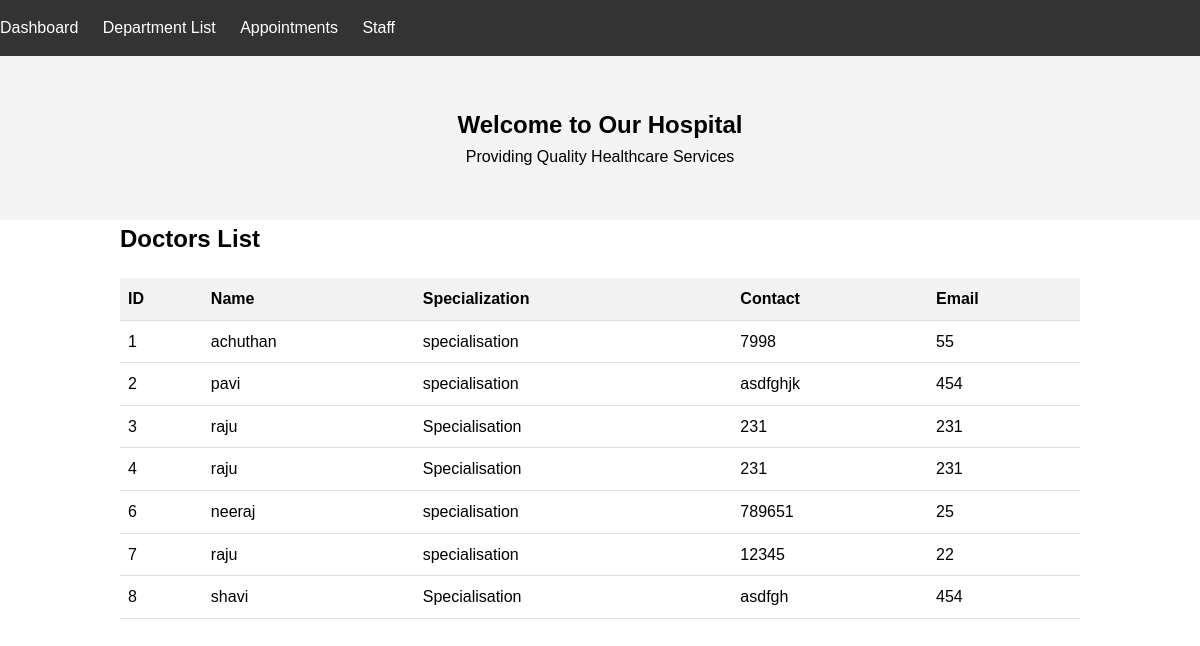
The page /viewdoctors on the database its author committed.
### myapp/models.py (models this page shows, shortened)
class doctorregdb(models.Model):
    doctorname=models.CharField(max_length=100,null=True)
    gender=models.CharField(max_length=100)
    specialisation=models.CharField(max_length=200)
    dob=models.CharField(max_length=200)
    address=models.CharField(max_length=250)
    contact=models.CharField(max_length=200)
    wdays=models.CharField(max_length=200)
    email=models.CharField(max_length=200)
    password=models.CharField(max_length=200)

### myapp/views.py (the view)
# urls.py: path('viewdoctors',views.viewdoctors,name='viewdoctors'),
def viewdoctors(request):
    data = doctorregdb.objects.all()
    return render(request,"view_Doctorlist.html",{"data":data})

### myapp/templates/view_Doctorlist.html (shortened to what this page needs)
<!DOCTYPE html>
<html lang="en">
<head>
</head>
<body>
    <nav>
        <ul>
            <li><a href="#" id="dashboard-link">Dashboard</a></li>
            <li><a href="#" id="patients-link">Department List </a></li>
            <li><a href="{% url 'appointment' %}" id="appointments-link">Appointments</a></li>
            <li><a href="#" id="staff-link">Staff</a></li>
        </ul>
    </nav>
        <header id="home">
            <div class="container">
                <h2>Welcome to Our Hospital</h2>
                <p>Providing Quality Healthcare Services</p>
            </div>
        </header>
<div class="container">
    <h2>Doctors List</h2>
    <table>
        <thead>
            <tr>
                <th>ID</th>
                <th>Name</th>
                <th>Specialization</th>
                <th>Contact</th>
                <th>Email</th>
            </tr>
        </thead>
        <tbody>
            {% for data in data %}
            <tr>
                <td>{{data.id}}</td>
                <td>{{data.doctorname}}</td>
                <td>{{data.specialisation}}</td>
                <td>{{data.contact}}</td>
                <td>{{data.wdays}}</td>
            </tr>
            {% endfor %}
        </tbody>
    </table>
</div>
</body>
</html>

### myapp/templates/view_Doctorlist.html (style rules this page uses)
* { margin: 0; padding: 0; box-sizing: border-box; }
body { font-family: Arial, sans-serif; line-height: 1.6; }
nav { background: #333; color: #fff; padding: 15px 0; }
.container { width: 80%; margin: auto; }
nav ul { list-style: none; }
nav ul li { display: inline; margin-right: 20px; }
nav ul li a { color: #fff; text-decoration: none; }
header { background: #f4f4f4; padding: 50px 0; text-align: center; }
table { width: 100%; border-collapse: collapse; margin-top: 20px; }
th, td { padding: 8px; text-align: left; border-bottom: 1px solid #ddd; }
th { background-color: #f2f2f2; }

### rows shown on the page
doctorregdb: id "1", doctorname "achuthan", specialisation "specialisation", contact "7998", wdays "55"
doctorregdb: id "2", doctorname "pavi", specialisation "specialisation", contact "asdfghjk", wdays "454"
doctorregdb: id "3", doctorname "raju", specialisation "Specialisation", contact "231", wdays "231"
doctorregdb: id "4", doctorname "raju", specialisation "Specialisation", contact "231", wdays "231"
doctorregdb: id "6", doctorname "neeraj", specialisation "specialisation", contact "789651", wdays "25"
doctorregdb: id "7", doctorname "raju", specialisation "specialisation", contact "12345", wdays "22"
doctorregdb: id "8", doctorname "shavi", specialisation "Specialisation", contact "asdfgh", wdays "454"
